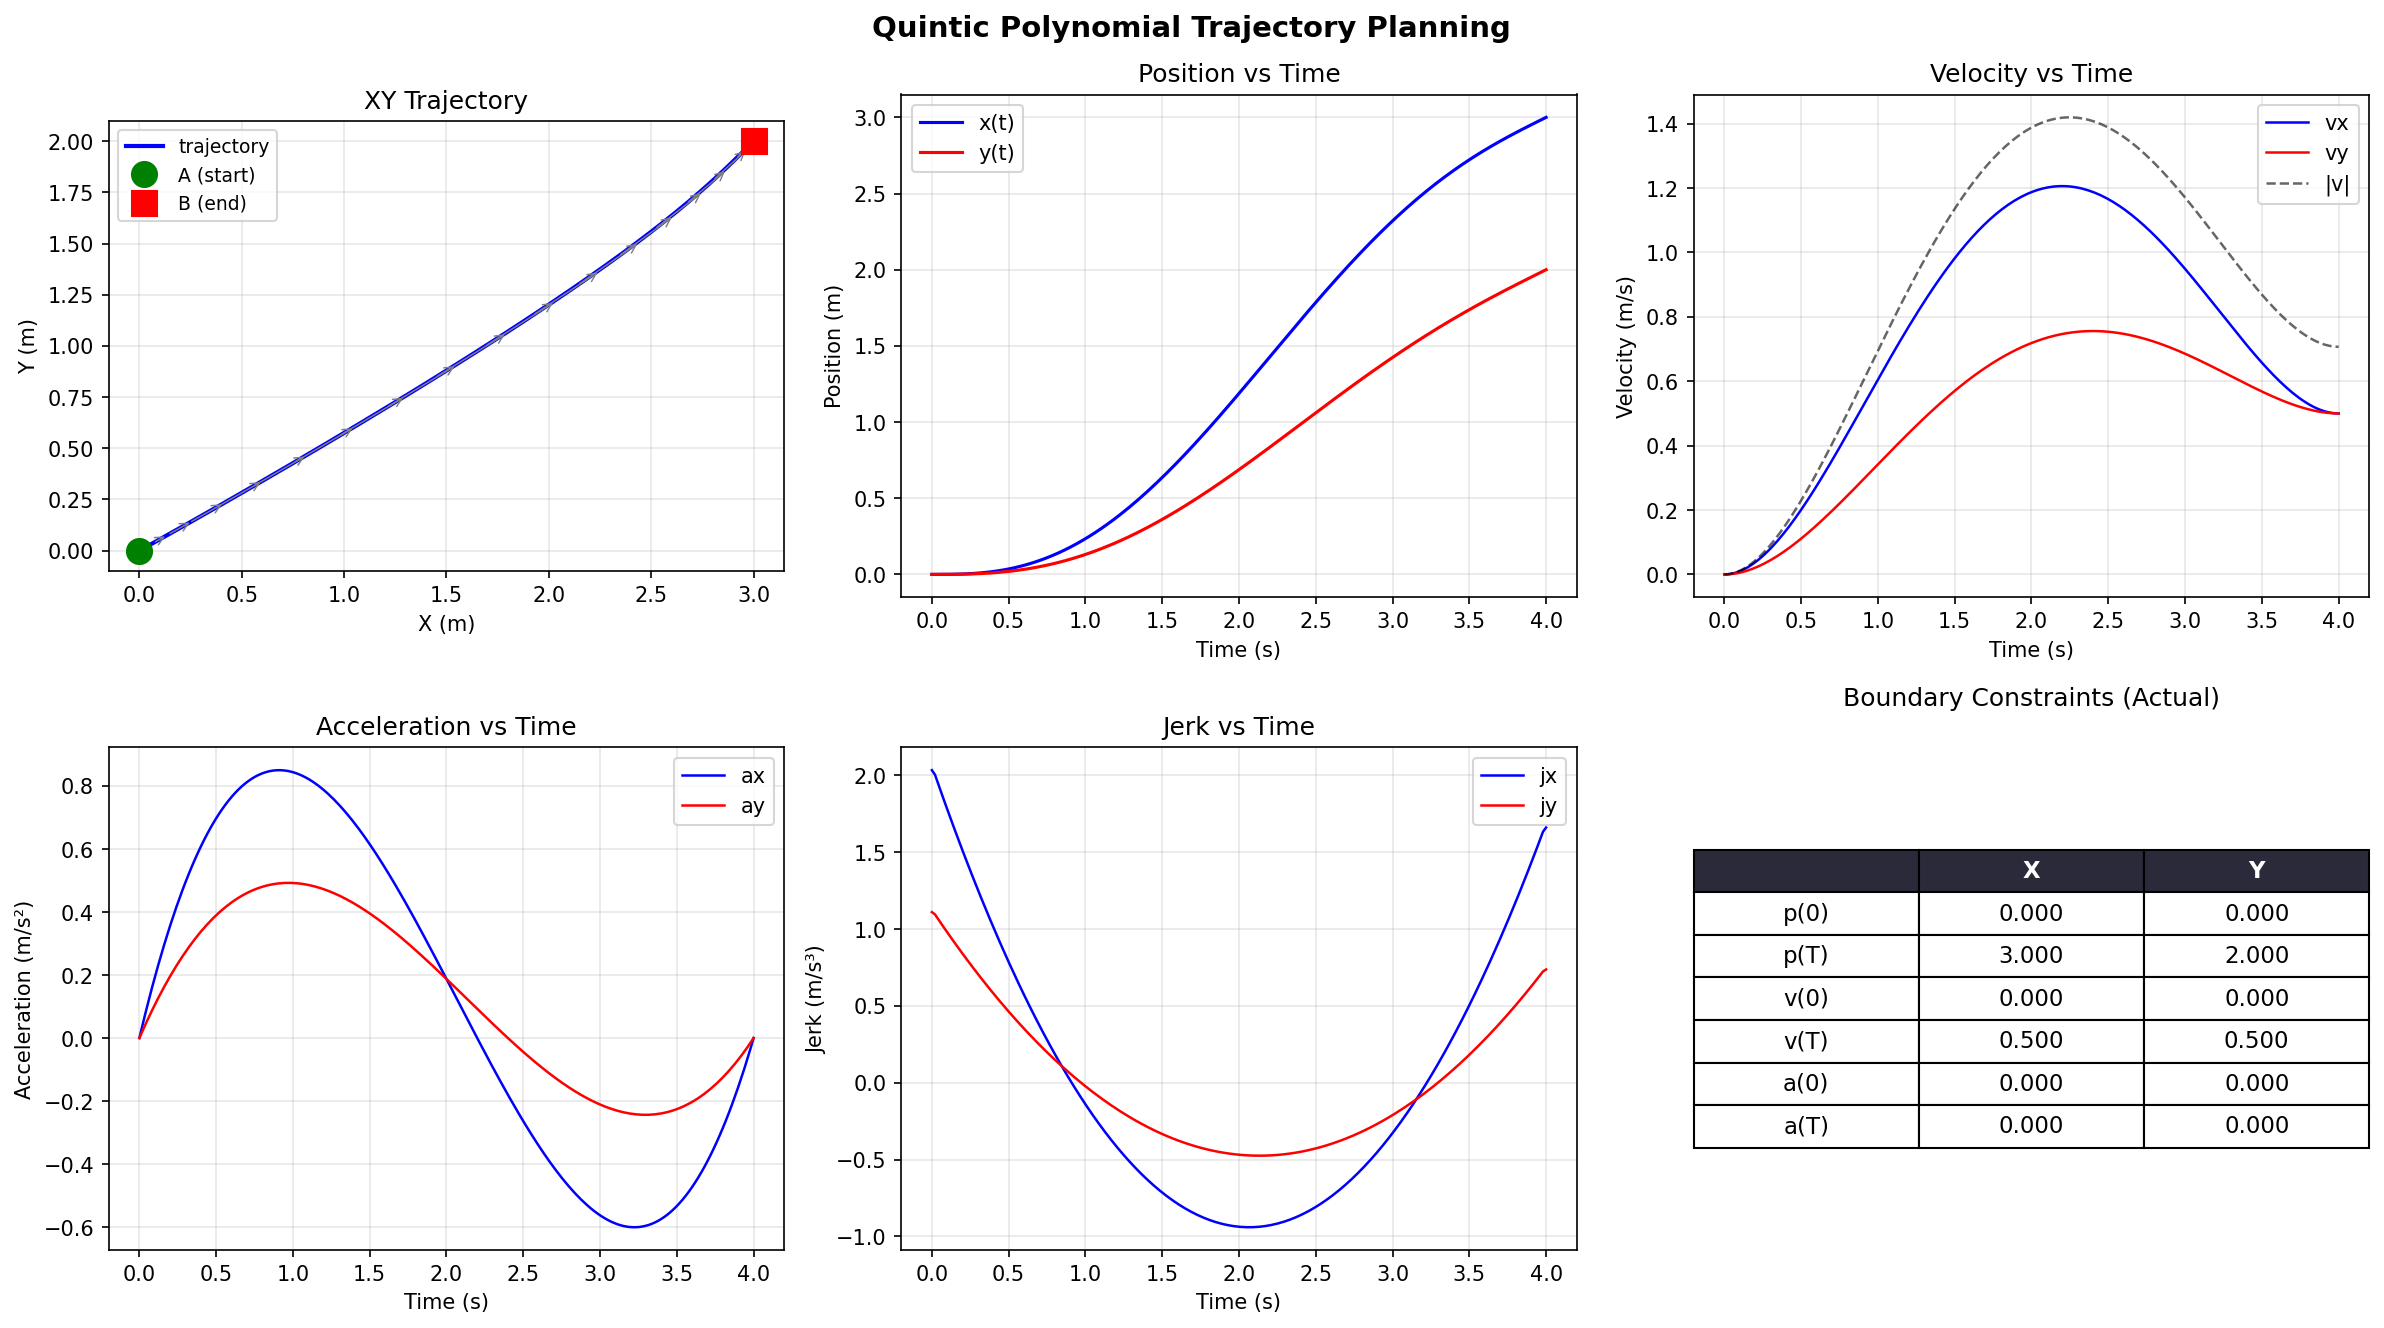

Write Python code to recreate this figure.
"""五次多项式轨迹规划示例。

约束：起点 A 和终点 B 的位置、速度、加速度共 6 个条件，
恰好由 5 次多项式的 6 个系数唯一确定。

    p(t) = a0 + a1*t + a2*t² + a3*t³ + a4*t⁴ + a5*t⁵

    边界条件：
        p(0)   = p0      p(T)   = p1
        p'(0)  = v0      p'(T)  = v1
        p''(0) = a0      p''(T) = a1
"""

import numpy as np
import matplotlib.pyplot as plt


def quintic_coeff(p0, v0, acc0, p1, v1, acc1, T):
    """计算五次多项式系数 [a0, a1, a2, a3, a4, a5]。

    通过求解边界条件构成的 6×6 线性方程组得到。
    """
    # 构造矩阵 M @ coeffs = b
    # p(t)  = a0 + a1*t + a2*t² + a3*t³ + a4*t⁴ + a5*t⁵
    # p'(t) = a1 + 2*a2*t + 3*a3*t² + 4*a4*t³ + 5*a5*t⁴
    # p''(t)= 2*a2 + 6*a3*t + 12*a4*t² + 20*a5*t³
    M = np.array([
        [1, 0,    0,      0,      0,       0],       # p(0)
        [0, 1,    0,      0,      0,       0],       # p'(0)
        [0, 0,    2,      0,      0,       0],       # p''(0)
        [1, T,    T**2,   T**3,   T**4,    T**5],    # p(T)
        [0, 1,    2*T,    3*T**2, 4*T**3,  5*T**4],  # p'(T)
        [0, 0,    2,      6*T,    12*T**2, 20*T**3], # p''(T)
    ])
    b = np.array([p0, v0, acc0, p1, v1, acc1])
    return np.linalg.solve(M, b)


def quintic_eval(coeffs, t):
    """计算多项式值、一阶导、二阶导。"""
    a0, a1, a2, a3, a4, a5 = coeffs
    p   = a0 + a1*t + a2*t**2 + a3*t**3 + a4*t**4 + a5*t**5
    dp  = a1 + 2*a2*t + 3*a3*t**2 + 4*a4*t**3 + 5*a5*t**4
    ddp = 2*a2 + 6*a3*t + 12*a4*t**2 + 20*a5*t**3
    return p, dp, ddp


def plan_quintic_2d(p0, v0, acc0, p1, v1, acc1, T, n=200):
    """2D 五次多项式轨迹规划。

    Args:
        p0:   起点位置 (x, y)
        v0:   起点速度 (vx, vy)
        acc0: 起点加速度 (ax, ay)
        p1:   终点位置
        v1:   终点速度
        acc1: 终点加速度
        T:    总时间
        n:    采样点数

    Returns:
        t, pos, vel, acc — 各为 (n, 2) 数组
    """
    cx = quintic_coeff(p0[0], v0[0], acc0[0], p1[0], v1[0], acc1[0], T)
    cy = quintic_coeff(p0[1], v0[1], acc0[1], p1[1], v1[0], acc1[1], T)

    t = np.linspace(0, T, n)
    px, vx, ax = quintic_eval(cx, t)
    py, vy, ay = quintic_eval(cy, t)

    pos = np.column_stack([px, py])
    vel = np.column_stack([vx, vy])
    acc = np.column_stack([ax, ay])
    return t, pos, vel, acc


def plot_quintic_demo():
    """演示：从 A 到 B 的五次多项式轨迹。"""
    # ---- 边界条件 ----
    p0   = np.array([0.0, 0.0])     # 起点 A
    v0   = np.array([0.0, 0.0])     # 起点速度
    acc0 = np.array([0.0, 0.0])     # 起点加速度

    p1   = np.array([3.0, 2.0])     # 终点 B
    v1   = np.array([0.5, 0.3])     # 终点速度（非零 = 有末速度要求）
    acc1 = np.array([0.0, 0.0])     # 终点加速度

    T = 4.0  # 总时间 (s)

    # ---- 规划 ----
    t, pos, vel, acc = plan_quintic_2d(p0, v0, acc0, p1, v1, acc1, T)

    # ---- 绘图 ----
    fig, axes = plt.subplots(2, 3, figsize=(16, 9))
    fig.suptitle('Quintic Polynomial Trajectory Planning', fontsize=14, fontweight='bold')

    # 1) XY 轨迹 + 速度矢量
    ax = axes[0, 0]
    ax.plot(pos[:, 0], pos[:, 1], 'b-', linewidth=2, label='trajectory')
    ax.plot(*p0, 'go', markersize=12, zorder=5, label='A (start)')
    ax.plot(*p1, 'rs', markersize=12, zorder=5, label='B (end)')
    # 起终点速度箭头
    ax.annotate('', xy=p0 + v0 * 0.8, xytext=p0,
                arrowprops=dict(arrowstyle='->', color='green', lw=2))
    ax.annotate('', xy=p1 + v1 * 0.8, xytext=p1,
                arrowprops=dict(arrowstyle='->', color='red', lw=2))
    # 轨迹上速度矢量
    step = len(t) // 20
    for i in range(0, len(t), step):
        ax.annotate('', xy=pos[i] + vel[i] * 0.3, xytext=pos[i],
                    arrowprops=dict(arrowstyle='->', color='gray', lw=0.7))
    ax.set_xlabel('X (m)')
    ax.set_ylabel('Y (m)')
    ax.set_aspect('equal')
    ax.grid(True, alpha=0.3)
    ax.legend(fontsize=9)
    ax.set_title('XY Trajectory')

    # 2) X, Y 位置随时间
    ax = axes[0, 1]
    ax.plot(t, pos[:, 0], 'b-', linewidth=1.5, label='x(t)')
    ax.plot(t, pos[:, 1], 'r-', linewidth=1.5, label='y(t)')
    ax.set_xlabel('Time (s)')
    ax.set_ylabel('Position (m)')
    ax.grid(True, alpha=0.3)
    ax.legend()
    ax.set_title('Position vs Time')

    # 3) 速度
    ax = axes[0, 2]
    speed = np.linalg.norm(vel, axis=1)
    ax.plot(t, vel[:, 0], 'b-', linewidth=1.2, label='vx')
    ax.plot(t, vel[:, 1], 'r-', linewidth=1.2, label='vy')
    ax.plot(t, speed, 'k--', linewidth=1.2, label='|v|', alpha=0.6)
    ax.set_xlabel('Time (s)')
    ax.set_ylabel('Velocity (m/s)')
    ax.grid(True, alpha=0.3)
    ax.legend()
    ax.set_title('Velocity vs Time')

    # 4) 加速度
    ax = axes[1, 0]
    ax.plot(t, acc[:, 0], 'b-', linewidth=1.2, label='ax')
    ax.plot(t, acc[:, 1], 'r-', linewidth=1.2, label='ay')
    ax.set_xlabel('Time (s)')
    ax.set_ylabel('Acceleration (m/s²)')
    ax.grid(True, alpha=0.3)
    ax.legend()
    ax.set_title('Acceleration vs Time')

    # 5) Jerk（加加速度）
    ax = axes[1, 1]
    dt = t[1] - t[0]
    jerk_x = np.gradient(acc[:, 0], dt)
    jerk_y = np.gradient(acc[:, 1], dt)
    ax.plot(t, jerk_x, 'b-', linewidth=1.2, label='jx')
    ax.plot(t, jerk_y, 'r-', linewidth=1.2, label='jy')
    ax.set_xlabel('Time (s)')
    ax.set_ylabel('Jerk (m/s³)')
    ax.grid(True, alpha=0.3)
    ax.legend()
    ax.set_title('Jerk vs Time')

    # 6) 约束验证表
    ax = axes[1, 2]
    ax.axis('off')
    table_data = [
        ['', 'X', 'Y'],
        ['p(0)', f'{pos[0,0]:.3f}', f'{pos[0,1]:.3f}'],
        ['p(T)', f'{pos[-1,0]:.3f}', f'{pos[-1,1]:.3f}'],
        ['v(0)', f'{vel[0,0]:.3f}', f'{vel[0,1]:.3f}'],
        ['v(T)', f'{vel[-1,0]:.3f}', f'{vel[-1,1]:.3f}'],
        ['a(0)', f'{acc[0,0]:.3f}', f'{acc[0,1]:.3f}'],
        ['a(T)', f'{acc[-1,0]:.3f}', f'{acc[-1,1]:.3f}'],
    ]
    table = ax.table(cellText=table_data, loc='center', cellLoc='center')
    table.auto_set_font_size(False)
    table.set_fontsize(11)
    table.scale(1, 1.6)
    # 表头样式
    for j in range(3):
        table[0, j].set_facecolor('#2a2a3a')
        table[0, j].set_text_props(color='white', fontweight='bold')
    ax.set_title('Boundary Constraints (Actual)', pad=20)

    plt.tight_layout()
    plt.savefig('trajectory_planner/quintic_demo.png', dpi=150, bbox_inches='tight')
    print('Saved: trajectory_planner/quintic_demo.png')
    plt.show()


if __name__ == '__main__':
    plot_quintic_demo()
